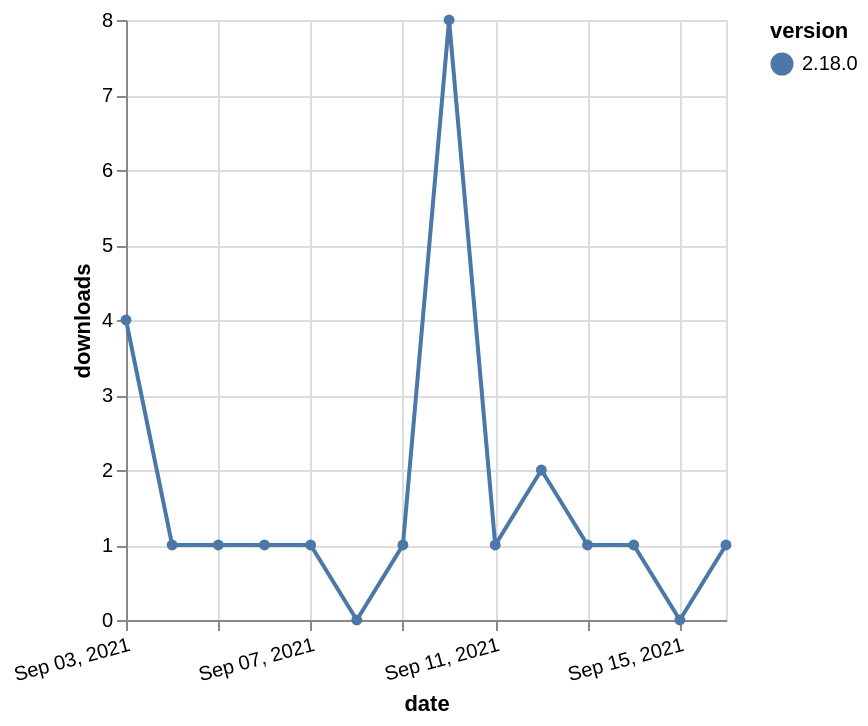

Vega-Lite specification stored for this chart:
### Vega-Lite specification from a JSON file in a GitHub repository (floating-point values rounded to 4 significant figures)
{"$schema": "https://vega.github.io/schema/vega-lite/v5.json", "description": "A simple bar chart with embedded data.", "data": {"values": [{"date": "2021-09-03", "total": 504, "delta": 4, "version": "2.18.0"}, {"date": "2021-09-04", "total": 505, "delta": 1, "version": "2.18.0"}, {"date": "2021-09-05", "total": 506, "delta": 1, "version": "2.18.0"}, {"date": "2021-09-06", "total": 507, "delta": 1, "version": "2.18.0"}, {"date": "2021-09-07", "total": 508, "delta": 1, "version": "2.18.0"}, {"date": "2021-09-08", "total": 508, "delta": 0, "version": "2.18.0"}, {"date": "2021-09-09", "total": 509, "delta": 1, "version": "2.18.0"}, {"date": "2021-09-10", "total": 517, "delta": 8, "version": "2.18.0"}, {"date": "2021-09-11", "total": 518, "delta": 1, "version": "2.18.0"}, {"date": "2021-09-12", "total": 520, "delta": 2, "version": "2.18.0"}, {"date": "2021-09-13", "total": 521, "delta": 1, "version": "2.18.0"}, {"date": "2021-09-14", "total": 522, "delta": 1, "version": "2.18.0"}, {"date": "2021-09-15", "total": 522, "delta": 0, "version": "2.18.0"}, {"date": "2021-09-16", "total": 523, "delta": 1, "version": "2.18.0"}]}, "width": "container", "mark": {"type": "line", "point": {"filled": true}}, "encoding": {"x": {"field": "date", "type": "temporal", "timeUnit": "yearmonthdate", "title": "date", "axis": {"labelAngle": -15}}, "y": {"field": "delta", "type": "quantitative", "title": "downloads"}, "color": {"field": "version", "type": "nominal"}, "tooltip": {"field": "delta"}}}
